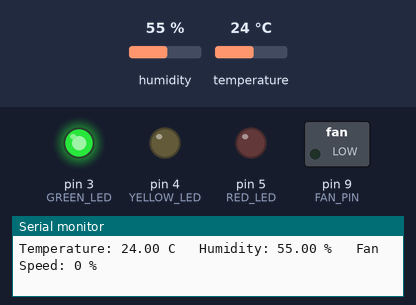
A sketch run on a simulated Arduino Uno, built with avr-gcc and run on an emulated ATmega328P. Shown: switched loads named in the sketch (green lamp = pin HIGH), output pins drawn as LEDs (lit = HIGH), the last lines printed to the serial monitor. Inputs (shaded band) come from the test bench; at power-on: temperature 24 °C, humidity 55 %.

Above: at 2.8 s.
2.9 s: temperature set to 26 °C
At 4.5 s:
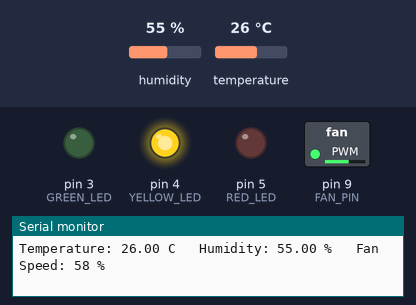
5.6 s: temperature set to 28 °C
8.3 s: temperature set to 31 °C
At 10.8 s:
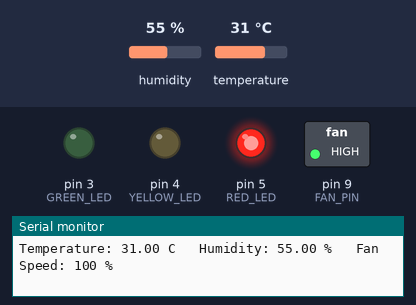
11.6 s: temperature set to 29 °C
At 13.3 s:
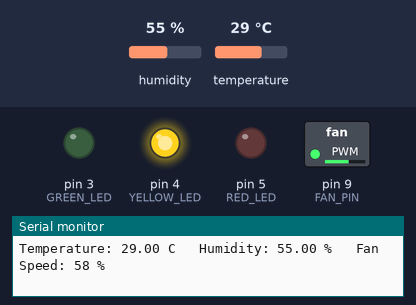
14.3 s: temperature set to 33 °C
At 17.1 s:
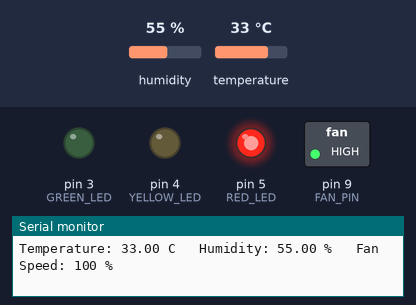
Timing chart, 0 to 18.6 s (numbered marks = the images above; inputs shaded):
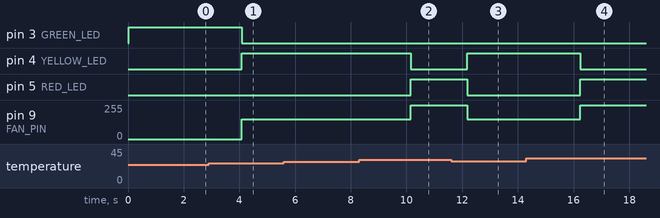

The sketch:

Smart_Temperature_Controlled_Fan.ino
```cpp
#include <DHT.h>

#define DHTPIN 2
#define DHTTYPE DHT11

#define FAN_PIN 9

#define GREEN_LED 3
#define YELLOW_LED 4
#define RED_LED 5

DHT dht(DHTPIN, DHTTYPE);

void setup() {
  Serial.begin(9600);

  dht.begin();

  pinMode(FAN_PIN, OUTPUT);

  pinMode(GREEN_LED, OUTPUT);
  pinMode(YELLOW_LED, OUTPUT);
  pinMode(RED_LED, OUTPUT);

  analogWrite(FAN_PIN, 0);
}

void loop() {
  float temp = dht.readTemperature();
  float hum = dht.readHumidity();

  if (isnan(temp) || isnan(hum)) {
    Serial.println("Sensor Error");

    analogWrite(FAN_PIN, 0);

    digitalWrite(GREEN_LED, LOW);
    digitalWrite(YELLOW_LED, LOW);
    digitalWrite(RED_LED, LOW);

    delay(1000);
    return;
  }

  int fanSpeed = 0;

  digitalWrite(GREEN_LED, LOW);
  digitalWrite(YELLOW_LED, LOW);
  digitalWrite(RED_LED, LOW);

  if (temp < 25) {
    fanSpeed = 0;
    digitalWrite(GREEN_LED, HIGH);
  }
  else if (temp < 30) {
    fanSpeed = 150;
    digitalWrite(YELLOW_LED, HIGH);
  }
  else {
    fanSpeed = 255;
    digitalWrite(RED_LED, HIGH);
  }

  analogWrite(FAN_PIN, fanSpeed);

  int fanPercent = map(fanSpeed, 0, 255, 0, 100);

  Serial.print("Temperature: ");
  Serial.print(temp);
  Serial.print(" C   ");

  Serial.print("Humidity: ");
  Serial.print(hum);
  Serial.print(" %   ");

  Serial.print("Fan Speed: ");
  Serial.print(fanPercent);
  Serial.println(" %");

  delay(1000);
}
```

Measured:
- the behaviour switches between 24 and 25 °C on temperature (found by bisection; images 0 and 1)
- the behaviour switches between 29 and 30 °C on temperature (found by bisection; images 1 and 2)
- after the input at 2.9 s, pin 3 (GREEN_LED): HIGH → LOW after 1.2 s; pin 4 (YELLOW_LED): LOW → HIGH after 1.2 s; pin 9 (FAN_PIN): 0/255 → 150/255 after 1.2 s
- after the input at 8.3 s, pin 4 (YELLOW_LED): HIGH → LOW after 1.9 s; pin 5 (RED_LED): LOW → HIGH after 1.9 s; pin 9 (FAN_PIN): 150/255 → 255/255 after 1.9 s
- after the input at 11.6 s, pin 4 (YELLOW_LED): LOW → HIGH after 0.58 s; pin 5 (RED_LED): HIGH → LOW after 0.58 s; pin 9 (FAN_PIN): 255/255 → 150/255 after 0.58 s
- after the input at 14.3 s, pin 4 (YELLOW_LED): HIGH → LOW after 1.9 s; pin 5 (RED_LED): LOW → HIGH after 1.9 s; pin 9 (FAN_PIN): 150/255 → 255/255 after 1.9 s
